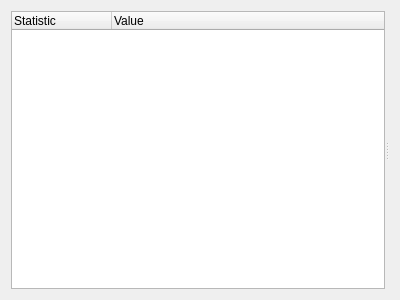
<?xml version="1.0" encoding="UTF-8"?>
<ui version="4.0">
 <class>Frame</class>
 <widget class="QFrame" name="Frame">
  <property name="geometry">
   <rect>
    <x>0</x>
    <y>0</y>
    <width>400</width>
    <height>300</height>
   </rect>
  </property>
  <property name="windowTitle">
   <string>Frame</string>
  </property>
  <property name="frameShape">
   <enum>QFrame::NoFrame</enum>
  </property>
  <property name="frameShadow">
   <enum>QFrame::Raised</enum>
  </property>
  <layout class="QVBoxLayout" name="verticalLayout_3">
   <item>
    <widget class="QSplitter" name="splitter">
     <property name="orientation">
      <enum>Qt::Horizontal</enum>
     </property>
     <widget class="QFrame" name="frame">
      <property name="frameShape">
       <enum>QFrame::NoFrame</enum>
      </property>
      <property name="frameShadow">
       <enum>QFrame::Raised</enum>
      </property>
      <layout class="QHBoxLayout" name="horizontalLayout_2">
       <property name="spacing">
        <number>0</number>
       </property>
       <property name="margin">
        <number>0</number>
       </property>
       <item>
        <widget class="QTreeWidget" name="statsTreeWidget">
         <property name="sizePolicy">
          <sizepolicy hsizetype="Minimum" vsizetype="Expanding">
           <horstretch>0</horstretch>
           <verstretch>0</verstretch>
          </sizepolicy>
         </property>
         <column>
          <property name="text">
           <string>Statistic</string>
          </property>
         </column>
         <column>
          <property name="text">
           <string>Value</string>
          </property>
         </column>
        </widget>
       </item>
      </layout>
     </widget>
     <widget class="QFrame" name="frame_2">
      <property name="frameShape">
       <enum>QFrame::NoFrame</enum>
      </property>
      <property name="frameShadow">
       <enum>QFrame::Raised</enum>
      </property>
      <layout class="QVBoxLayout" name="verticalLayout_2">
       <property name="spacing">
        <number>0</number>
       </property>
       <property name="margin">
        <number>0</number>
       </property>
       <item>
        <layout class="QVBoxLayout" name="plotLayout"/>
       </item>
      </layout>
     </widget>
    </widget>
   </item>
  </layout>
 </widget>
 <resources/>
 <connections/>
</ui>
